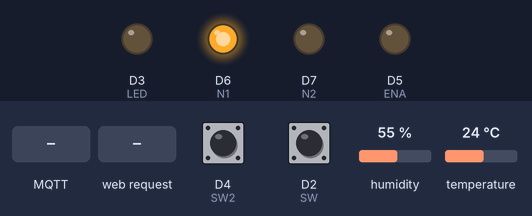
A sketch run on a simulated ESP8266 (NodeMCU). Shown: output pins drawn as LEDs (lit = HIGH). Inputs (shaded band) come from the test bench; at power-on: D4 (SW2) LOW, D2 (SW) LOW, temperature 24 °C, humidity 55 %. WiFi joins after 1.5 s; servers stay silent unless stated; EEPROM starts erased; no MQTT or app messages arrive unless stated; what the sketch prints to the serial monitor is not drawn.

Above: at 1.2 s.
1.3 s: D4 (SW2) pulled HIGH for 0.15 s
At 1.9 s:
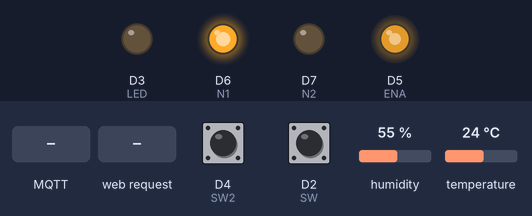
2.9 s: D2 (SW) pulled HIGH for 0.15 s
At 4.2 s:
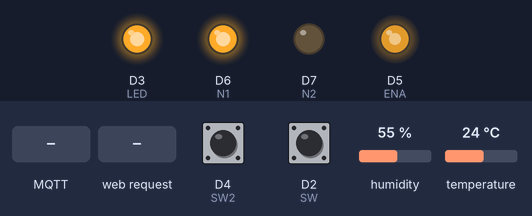
4.5 s: MQTT message "/wifiname/" arrives on the second subscribed topic
6.0 s: temperature set to 27 °C
At 7.0 s:
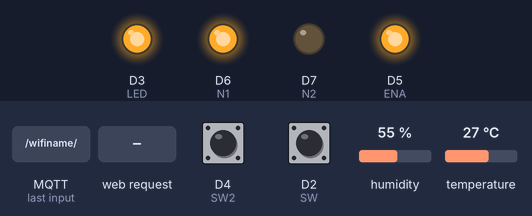
7.5 s: HTTP request GET /setwififinish/ received
At 8.5 s:
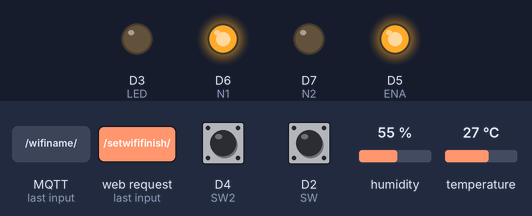
9.0 s: MQTT message "1" arrives on the second subscribed topic
Timing chart, 0 to 11.5 s (numbered marks = the images above; inputs shaded):
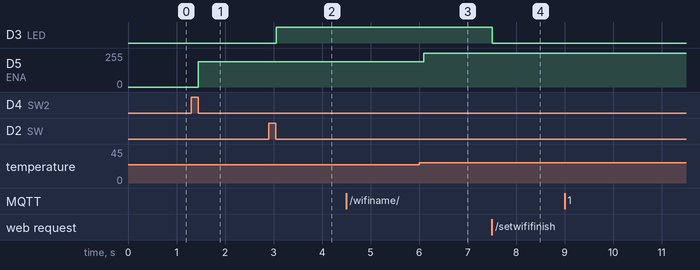

Measured:
- the behaviour switches between 25 and 26 °C on temperature (found by bisection; images 2 and 3)
- after the input at 1.3 s, D5 (ENA): 0/255 → 190/255 after 0.15 s
- after the input at 2.9 s, D3 (LED): LOW → HIGH after 0.15 s
- after the input at 6.0 s, D5 (ENA): 190/255 → 255/255 after 0.10 s
- after the input at 7.5 s, D3 (LED): HIGH → LOW at once

The sketch:

Group_fan.ino
```cpp
//MQTT_AP
#include <ESP8266WiFi.h>
#include <PubSubClient.h>
#include <EEPROM.h>
#include "DHT.h"
#define SW D2
#define LED D3
#define SW2 D4
#define DHTPIN D8
#define DHTTYPE DHT11
int sensorPin = A0;
int sensorValue = 0;
bool APLastState = LOW;
bool APToggle = LOW;
bool FanLastState = LOW;
bool FanToggle = LOW;

bool APState = false;

const char *ssid = "Group_Fan" ; // Enter your WiFi name
const char *password = "12345678" ;   // Enter WiFi password
String homeSSID = "Gary";
String homePassWord = "0979900069";
String groupName = "";
String strTopic;
String sendValue;
int FanMode = -1;
float temp;
bool homeWifiState = false;

// MQTT Broker
const char *mqtt_broker = "broker.emqx.io" ;
const char *topic = "/test" ;
const char *mqtt_username = "Group4" ;
const char *mqtt_password = "666666" ;
const int mqtt_port = 1883 ;

//millis
int startTime;
int Duration;
int ConnectTime = 10000;
int OffTime = 500;
int SendTime = 1000;

WiFiClient espClient;
WiFiServer server(80);
PubSubClient client(espClient) ;
DHT dht(DHTPIN, DHTTYPE);
int value;
int dir;
#define ENA D5
#define N1 D6
#define N2 D7

void setup() {
  pinMode(LED, OUTPUT);
  pinMode(SW, INPUT);
  pinMode(SW2, INPUT);
  pinMode(ENA, OUTPUT);  //接到ENA
  pinMode(N1, OUTPUT);  //接到N1
  pinMode(N2, OUTPUT);  //接到N2
  digitalWrite(N1, HIGH);  //設定馬達正轉
  digitalWrite(N2, LOW);
  EEPROM.begin(1024);
  Serial.begin(115200);
  server.begin();
  dht.begin();
  temp = dht.readTemperature();
  startTime=millis();
  getHomeWifiValue();
//  strTopic = groupName + "_Fan/test";
  Serial.println(strTopic);
  WiFi.begin (homeSSID.c_str(), homePassWord.c_str());
}

void loop() {
  Duration = millis() - startTime;
  if(Duration>=SendTime){
      temp = dht.readTemperature();
      String tempTopic = groupName + "_FanTemp/test";
      Serial.println(String(temp));
      char msg[String(temp).length()];
      String(temp).toCharArray(msg,String(temp).length());
      client. publish(tempTopic.c_str(),msg);
      startTime=millis();
  }

  if (WiFi.status() != WL_CONNECTED) {
    //沒連上homeWifi
    homeWifiState = false;
    //   Serial.println ("未連接homeWifi");
    no_connect_homeWifi_mqtt();
  } else {
    homeWifiState = true;
    //   Serial.println("已連上homeWifi");
    WiFi.softAPdisconnect(true);
    connect_homeWifi();
  }
  //開啟AP
  bool APbtn = digitalRead(SW);
  if (APbtn) {
    APLastState = APbtn;
  }
  if (APbtn != APLastState) {
    APToggle = !APToggle;
    if (APToggle == HIGH) {
      APState = true;
      digitalWrite(LED, HIGH);
      //開啟AP配對
      open_AP_Mode();
    } else {
      digitalWrite(LED, LOW);
      APState = false;
      WiFi.softAPdisconnect(true);
    }
    APLastState = LOW;
  }
  bool FanBtn = digitalRead(SW2);
  if (FanBtn) {
    FanLastState = FanBtn;
  }
  if (FanBtn != FanLastState) {
    FanMode += 1;
    FanLastState = LOW;
  }

  get_AP_Request();

  client. loop();
}
void open_AP_Mode() {
  //清空EEPROM
  CleanEEPROM();
  //設定IP及wifi模式為AP
  IPAddress Ip(192, 168, 255, 1);
  IPAddress NMask(255, 0, 0, 0);
  WiFi.softAPConfig(Ip, Ip, NMask);
  WiFi.mode(WIFI_AP);
  WiFi.softAP(ssid, password);
  IPAddress MyIP = WiFi.softAPIP();
  Serial.print("AP IP address: ");
  Serial.println(MyIP);
}
void off_AP_Mode() {

  getHomeWifiValue();
  WiFi.begin (homeSSID.c_str(), homePassWord.c_str());
}
void get_AP_Request() {
  WiFiClient clientAP = server.available();
  if (!clientAP) {
    return;
  }
  Serial.println("new client");
  while (!clientAP.available()) {
    delay(1);
  }
  //讀取訊息
  String req = clientAP.readStringUntil('\r');
  clientAP.flush();
  int n = req.length();
  String req_wifiName;
  String req_wifiPassWord;
  //匹配請求
  if ( req.indexOf("/wifiname/") != -1) {
    Serial.println(req);
    req_wifiName = req.substring(14, n - 9);
    sendValue = String(req_wifiName.length()) + '@';
    Serial.println(sendValue);
    Write_String(0, sendValue);
    Write_String(101, req.substring(14, n - 9));
  } else if (req.indexOf("/wifipassword/") != -1) {
    Serial.println(req);
    req_wifiPassWord = req.substring(18, n - 9);
    sendValue = String(req_wifiPassWord.length()) + '@';
    Serial.println(sendValue);
    Write_String(11, sendValue);
    Write_String(201, req.substring(18, n - 9));
  }else if(req.indexOf("/groupname/")!= -1){
    //群組名稱
    Serial.println(req);
    req_wifiPassWord = req.substring(15,n-9);         //擷取http後段的資料
    sendValue = String(req_wifiPassWord.length())+'@';//將@加入WiFi密碼數量之後做為之後燒入ROM的定位點
    Serial.println(sendValue);
    Write_String(21,sendValue);                       //將變數sendValue燒入ROM中
    Write_String(301,req.substring(15,n-9));
  }else if (req.indexOf("/setwififinish/") != -1) {
    APToggle = !APToggle;
    digitalWrite(LED, APToggle);
    off_AP_Mode();
  } else {
    Serial.println("invalid request");
    clientAP.stop();
    return;
  }
  clientAP.flush();
  String s = "HTTP/1.1 200 OK\r\nContent-Type: text/html\r\n\r\n<!DOCTYPE HTML>\r\n<html>\r\n";
  s += "OK";
  clientAP.print(s);
  delay(10);
  Serial.println("Client disonnected");
  s += "</html>\n";
}
//a是起始位，str为要保存的字符串
void Write_String(int a, String str) {
  //把str所有数据逐个保存在EEPROM
  for (int i = 0; i < str.length(); i++) {
    EEPROM.write(a + i, str[i]);
  }
  EEPROM.commit();
}
//a起始位 b讀幾位
String Read_String(int a, int b) {
  String data = "";
  //从EEPROM中逐个取出每一位的值，并链接
  for (int i = 0; i < b; i++) {
    if (EEPROM.read(a + i) == '@') {
      break;
    } else {
      data += char(EEPROM.read(a + i));
    }
  }
  return data;
}
void CleanEEPROM() {
  for (size_t i = 0; i < EEPROM.length(); i++)
  {
    EEPROM.write(i, 0);
  }
  EEPROM.commit();
}
void connect_homeWifi() {
  //  Serial . println ( "Connected to the WiFi network" );
  //connecting to a mqtt broker
  client. setServer (mqtt_broker, mqtt_port);
  client. setCallback (callback);
  while (!client. connected()) {
    String client_id = "esp8266-client-" ;
    client_id += String ( WiFi . macAddress ());
    Serial . printf ( "The client %s connects to the public mqtt broker\n" , client_id. c_str ());
    if (client. connect (client_id. c_str (), mqtt_username, mqtt_password)) {
      Serial . println ( "Public emqx mqtt broker connected" );
    } else {
      Serial.println ("未連接MQTT");
      no_connect_homeWifi_mqtt();
    }
    //    client. publish (strTopic.c_str(), "hello emqx" );
    //    client. subscribe (strTopic.c_str());
//    client. publish (topic, "hello emqx" );
    strTopic = groupName + "_FanStatus/test";
    client. subscribe (strTopic. c_str ());
    strTopic = groupName + "_FanSpeed/test";
    client. subscribe (strTopic. c_str ());
    break;
  }
  if (client. connected()) {
    connect_homeWifi_mqtt();
  }
}
//未連上WiFi或MQTT要做的事
void no_connect_homeWifi_mqtt() {
  //  Serial.println ("未連上WiFi或MQTT要做的事");
  switch(FanMode) {
      case 0:
//        Serial.println(temp);
        Serial.println("未連上WiFi或MQTT溫控模式");
        if(temp >= 20 && temp <= 22){
          analogWrite(ENA, 100);
        }
        if(temp >= 23 && temp <= 25){
          analogWrite(ENA, 190);
        }
        if(temp >= 26){
          analogWrite(ENA, 255);
        }
        break;
      case 1:
        Serial.println("未連上WiFi或MQTT調速模式");
        if(APState == false){
          sensorValue = analogRead(sensorPin);   //讀取類比輸入的值會得到0~1023
          sensorValue = map(sensorValue, 0, 1023, 0, 255); //將0~1023轉化成0~255
          analogWrite(ENA, sensorValue);
        }
        break;
      case 2:
        Serial.println("未連上WiFi或MQTT關閉");
        analogWrite(ENA, 0);
        FanMode = -1;
        break;
      default:
        Serial.println("NUN");
    }


}
//連上MQTT要做的事
void connect_homeWifi_mqtt() {
  //  Serial.println ("連上MQTT要做的事");
  switch(FanMode) {
      case 0:
        Serial.println("溫控模式");
        if(temp >= 20 && temp <= 22){
          analogWrite(ENA, 100);
        }
        if(temp >= 23 && temp <= 25){
          analogWrite(ENA, 190);
        }
        if(temp >= 26){
          analogWrite(ENA, 255);
        }
        break;
      case 1:
        Serial.println("調速模式");

        break;
      case 2:
        Serial.println("關閉");
        analogWrite(ENA, 0);
        FanMode = -1;
        break;
      default:
        Serial.println("NUN");
    }
}

//MQTT訂閱回傳
void callback(char *topic, byte *payload, unsigned  int length)  {
  String modeString(topic);
  Serial.print ( "Message arrived in topic: " );
  Serial.println (topic);
  Serial.print ( "Message:" );
  String MqttValue = "";
  for ( int i = 0 ; i < length; i++) {
    Serial.print (( char ) payload[i]);
    MqttValue += (char) payload[i];
  }

  if(modeString.indexOf("_FanStatus/test") != -1){
    if(MqttValue.toInt() == 0){
      //溫控模式
      FanMode = 0;
    }else if(MqttValue.toInt() == 1){
      //調速模式
      FanMode = 1;
    }else if(MqttValue.toInt() == 2){
      //關閉
      FanMode = 2;
    }
  }else if(modeString.indexOf("_FanSpeed/test") != -1){
    analogWrite(ENA, MqttValue.toInt());
  }else{}
  Serial.println ();
  Serial.println ( "-----------------------" );
}
//讀取ROM資料副程式
void getHomeWifiValue(){
  //讀取wifi名稱
  String s1=Read_String(101,Read_String(0,10).toInt());
  Serial.print("燒入wifi名稱：");
  Serial.println(s1);
  homeSSID = s1;
  //讀取wifi密碼
  String s2=Read_String(201,Read_String(11,20).toInt());
  Serial.print("燒入wifi密碼：");
  Serial.println(s2);
  homePassWord = s2;
  WiFi.begin (homeSSID.c_str(), homePassWord.c_str());
  //讀取Group名稱
  String s3=Read_String(301,Read_String(21,30).toInt());
  Serial.print("燒入Group名稱：");
  Serial.println(s3);
  groupName = s3;
}
```
